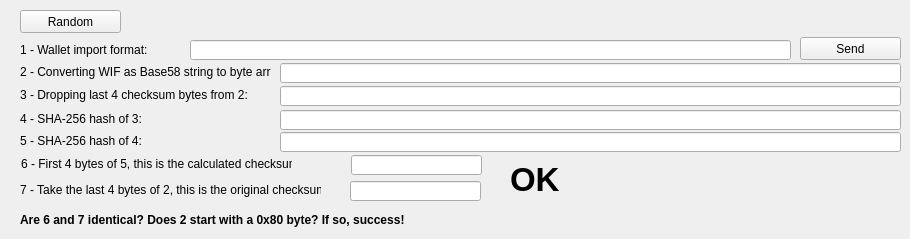
      <widget class="QWidget" name="tab_WIFChecksumChecking">
       <attribute name="title">
        <string>WIF checksum checking</string>
       </attribute>
       <widget class="QLineEdit" name="lineEdit_PrivChkSum_WIF">
        <property name="geometry">
         <rect>
          <x>190</x>
          <y>40</y>
          <width>601</width>
          <height>20</height>
         </rect>
        </property>
        <property name="text">
         <string/>
        </property>
       </widget>
       <widget class="QLabel" name="label_PrivChkSum_WIF">
        <property name="geometry">
         <rect>
          <x>20</x>
          <y>40</y>
          <width>161</width>
          <height>20</height>
         </rect>
        </property>
        <property name="text">
         <string>1 - Wallet import format:</string>
        </property>
       </widget>
       <widget class="QPushButton" name="pushButton_PrivChkSum_WIF">
        <property name="geometry">
         <rect>
          <x>800</x>
          <y>37</y>
          <width>101</width>
          <height>23</height>
         </rect>
        </property>
        <property name="text">
         <string>Send</string>
        </property>
       </widget>
       <widget class="QPushButton" name="pushButton_PrivChkSum_Rand">
        <property name="geometry">
         <rect>
          <x>20</x>
          <y>10</y>
          <width>101</width>
          <height>23</height>
         </rect>
        </property>
        <property name="text">
         <string>Random</string>
        </property>
       </widget>
       <widget class="QLabel" name="label_PrivChkSum_Base58">
        <property name="geometry">
         <rect>
          <x>20</x>
          <y>62</y>
          <width>251</width>
          <height>20</height>
         </rect>
        </property>
        <property name="text">
         <string>2 - Converting WIF as Base58 string to byte array:</string>
        </property>
       </widget>
       <widget class="QLineEdit" name="lineEdit_PrivChkSum_Base58">
        <property name="geometry">
         <rect>
          <x>280</x>
          <y>63</y>
          <width>621</width>
          <height>20</height>
         </rect>
        </property>
        <property name="text">
         <string/>
        </property>
        <property name="readOnly">
         <bool>true</bool>
        </property>
       </widget>
       <widget class="QLineEdit" name="lineEdit_PrivChkSum_DropLast4">
        <property name="geometry">
         <rect>
          <x>280</x>
          <y>86</y>
          <width>621</width>
          <height>20</height>
         </rect>
        </property>
        <property name="text">
         <string/>
        </property>
        <property name="readOnly">
         <bool>true</bool>
        </property>
       </widget>
       <widget class="QLabel" name="label_PrivChkSum_DropLast4">
        <property name="geometry">
         <rect>
          <x>20</x>
          <y>85</y>
          <width>251</width>
          <height>20</height>
         </rect>
        </property>
        <property name="text">
         <string>3 - Dropping last 4 checksum bytes from 2:</string>
        </property>
       </widget>
       <widget class="QLabel" name="label_PrivChkSum_SHA1">
        <property name="geometry">
         <rect>
          <x>20</x>
          <y>109</y>
          <width>251</width>
          <height>20</height>
         </rect>
        </property>
        <property name="text">
         <string>4 - SHA-256 hash of 3:</string>
        </property>
       </widget>
       <widget class="QLineEdit" name="lineEdit_PrivChkSum_SHA1">
        <property name="geometry">
         <rect>
          <x>280</x>
          <y>110</y>
          <width>621</width>
          <height>20</height>
         </rect>
        </property>
        <property name="text">
         <string/>
        </property>
        <property name="readOnly">
         <bool>true</bool>
        </property>
       </widget>
       <widget class="QLineEdit" name="lineEdit_PrivChkSum_SHA2">
        <property name="geometry">
         <rect>
          <x>280</x>
          <y>132</y>
          <width>621</width>
          <height>20</height>
         </rect>
        </property>
        <property name="text">
         <string/>
        </property>
        <property name="readOnly">
         <bool>true</bool>
        </property>
       </widget>
       <widget class="QLabel" name="label_PrivChkSum_SHA2">
        <property name="geometry">
         <rect>
          <x>20</x>
          <y>131</y>
          <width>251</width>
          <height>20</height>
         </rect>
        </property>
        <property name="text">
         <string>5 - SHA-256 hash of 4:</string>
        </property>
       </widget>
       <widget class="QLabel" name="label_PrivChkSum_Sum1">
        <property name="geometry">
         <rect>
          <x>21</x>
          <y>154</y>
          <width>271</width>
          <height>20</height>
         </rect>
        </property>
        <property name="text">
         <string>6 - First 4 bytes of 5, this is the calculated checksum:</string>
        </property>
       </widget>
       <widget class="QLineEdit" name="lineEdit_PrivChkSum_Sum1">
        <property name="geometry">
         <rect>
          <x>351</x>
          <y>155</y>
          <width>131</width>
          <height>20</height>
         </rect>
        </property>
        <property name="text">
         <string/>
        </property>
        <property name="readOnly">
         <bool>true</bool>
        </property>
       </widget>
       <widget class="QLineEdit" name="lineEdit_PrivChkSum_Sum2">
        <property name="geometry">
         <rect>
          <x>350</x>
          <y>181</y>
          <width>131</width>
          <height>20</height>
         </rect>
        </property>
        <property name="text">
         <string/>
        </property>
        <property name="readOnly">
         <bool>true</bool>
        </property>
       </widget>
       <widget class="QLabel" name="label_PrivChkSum_Sum2">
        <property name="geometry">
         <rect>
          <x>20</x>
          <y>180</y>
          <width>301</width>
          <height>20</height>
         </rect>
        </property>
        <property name="text">
         <string>7 - Take the last 4 bytes of 2, this is the original checksum:</string>
        </property>
       </widget>
       <widget class="QLabel" name="label_PrivChkSum_End">
        <property name="geometry">
         <rect>
          <x>20</x>
          <y>210</y>
          <width>541</width>
          <height>20</height>
         </rect>
        </property>
        <property name="font">
         <font>
          <weight>75</weight>
          <bold>true</bold>
         </font>
        </property>
        <property name="text">
         <string>Are 6 and 7 identical? Does 2 start with a 0x80 byte? If so, success!</string>
        </property>
       </widget>
       <widget class="QLabel" name="label_PrivChkSum_Result">
        <property name="geometry">
         <rect>
          <x>510</x>
          <y>159</y>
          <width>91</width>
          <height>41</height>
         </rect>
        </property>
        <property name="font">
         <font>
          <pointsize>25</pointsize>
          <weight>75</weight>
          <italic>false</italic>
          <bold>true</bold>
         </font>
        </property>
        <property name="text">
         <string>OK</string>
        </property>
       </widget>
      </widget>
